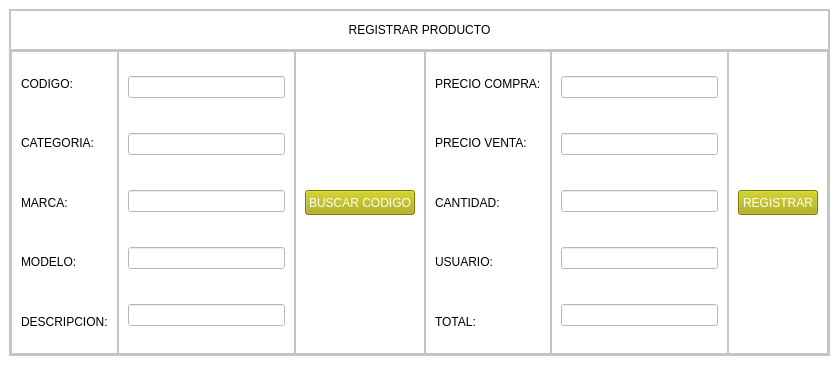
<?xml version="1.0" encoding="UTF-8"?>
<ui version="4.0">
 <class>registro_producto_window</class>
 <widget class="QMainWindow" name="registro_producto_window">
  <property name="geometry">
   <rect>
    <x>0</x>
    <y>0</y>
    <width>839</width>
    <height>365</height>
   </rect>
  </property>
  <property name="windowTitle">
   <string>MainWindow</string>
  </property>
  <property name="styleSheet">
   <string notr="true"/>
  </property>
  <widget class="QWidget" name="centralwidget">
   <property name="styleSheet">
    <string notr="true">background-color: rgb(255, 255, 255);</string>
   </property>
   <layout class="QHBoxLayout" name="horizontalLayout">
    <item>
     <widget class="QFrame" name="frame">
      <property name="frameShape">
       <enum>QFrame::StyledPanel</enum>
      </property>
      <property name="frameShadow">
       <enum>QFrame::Raised</enum>
      </property>
      <layout class="QVBoxLayout" name="verticalLayout_5">
       <property name="spacing">
        <number>0</number>
       </property>
       <property name="leftMargin">
        <number>0</number>
       </property>
       <property name="topMargin">
        <number>0</number>
       </property>
       <property name="rightMargin">
        <number>0</number>
       </property>
       <property name="bottomMargin">
        <number>0</number>
       </property>
       <item>
        <widget class="QFrame" name="frame_9">
         <property name="maximumSize">
          <size>
           <width>16777215</width>
           <height>40</height>
          </size>
         </property>
         <property name="frameShape">
          <enum>QFrame::StyledPanel</enum>
         </property>
         <property name="frameShadow">
          <enum>QFrame::Raised</enum>
         </property>
         <layout class="QHBoxLayout" name="horizontalLayout_4">
          <item>
           <widget class="QLabel" name="label_11">
            <property name="styleSheet">
             <string notr="true">font: 8pt &quot;MS Sans Serif&quot;;</string>
            </property>
            <property name="text">
             <string>REGISTRAR PRODUCTO</string>
            </property>
            <property name="alignment">
             <set>Qt::AlignCenter</set>
            </property>
           </widget>
          </item>
         </layout>
        </widget>
       </item>
       <item>
        <widget class="QFrame" name="frame_2">
         <property name="frameShape">
          <enum>QFrame::StyledPanel</enum>
         </property>
         <property name="frameShadow">
          <enum>QFrame::Raised</enum>
         </property>
         <layout class="QHBoxLayout" name="horizontalLayout_5">
          <property name="spacing">
           <number>0</number>
          </property>
          <property name="leftMargin">
           <number>0</number>
          </property>
          <property name="topMargin">
           <number>0</number>
          </property>
          <property name="rightMargin">
           <number>0</number>
          </property>
          <property name="bottomMargin">
           <number>0</number>
          </property>
          <item>
           <widget class="QFrame" name="frame_3">
            <property name="frameShape">
             <enum>QFrame::StyledPanel</enum>
            </property>
            <property name="frameShadow">
             <enum>QFrame::Raised</enum>
            </property>
            <layout class="QVBoxLayout" name="verticalLayout">
             <property name="spacing">
              <number>15</number>
             </property>
             <item>
              <widget class="QLabel" name="label">
               <property name="text">
                <string>CODIGO:</string>
               </property>
              </widget>
             </item>
             <item>
              <widget class="QLabel" name="label_2">
               <property name="text">
                <string>CATEGORIA:</string>
               </property>
              </widget>
             </item>
             <item>
              <widget class="QLabel" name="label_3">
               <property name="text">
                <string>MARCA:</string>
               </property>
              </widget>
             </item>
             <item>
              <widget class="QLabel" name="label_4">
               <property name="text">
                <string>MODELO:</string>
               </property>
              </widget>
             </item>
             <item>
              <widget class="QLabel" name="label_5">
               <property name="text">
                <string>DESCRIPCION:</string>
               </property>
              </widget>
             </item>
            </layout>
           </widget>
          </item>
          <item>
           <widget class="QFrame" name="frame_5">
            <property name="frameShape">
             <enum>QFrame::StyledPanel</enum>
            </property>
            <property name="frameShadow">
             <enum>QFrame::Raised</enum>
            </property>
            <layout class="QVBoxLayout" name="verticalLayout_3">
             <property name="spacing">
              <number>20</number>
             </property>
             <item>
              <widget class="QLineEdit" name="cod_reg"/>
             </item>
             <item>
              <widget class="QLineEdit" name="cate_reg"/>
             </item>
             <item>
              <widget class="QLineEdit" name="marca_reg"/>
             </item>
             <item>
              <widget class="QLineEdit" name="modelo_reg"/>
             </item>
             <item>
              <widget class="QLineEdit" name="desc_reg"/>
             </item>
            </layout>
           </widget>
          </item>
          <item>
           <widget class="QFrame" name="frame_7">
            <property name="frameShape">
             <enum>QFrame::StyledPanel</enum>
            </property>
            <property name="frameShadow">
             <enum>QFrame::Raised</enum>
            </property>
            <layout class="QVBoxLayout" name="verticalLayout_6">
             <item>
              <widget class="QPushButton" name="buscar_cod_reg">
               <property name="maximumSize">
                <size>
                 <width>150</width>
                 <height>25</height>
                </size>
               </property>
               <property name="styleSheet">
                <string notr="true">QPushButton {
	background-color: rgb(170, 170, 0);
		
		color: #fff;
}

QPushButton:hover {
 background-color: rgb(170, 170, 150);

}
</string>
               </property>
               <property name="text">
                <string>BUSCAR CODIGO</string>
               </property>
              </widget>
             </item>
            </layout>
           </widget>
          </item>
          <item>
           <widget class="QFrame" name="frame_4">
            <property name="frameShape">
             <enum>QFrame::StyledPanel</enum>
            </property>
            <property name="frameShadow">
             <enum>QFrame::Raised</enum>
            </property>
            <layout class="QVBoxLayout" name="verticalLayout_2">
             <property name="spacing">
              <number>15</number>
             </property>
             <item>
              <widget class="QLabel" name="label_8">
               <property name="text">
                <string>PRECIO COMPRA:</string>
               </property>
              </widget>
             </item>
             <item>
              <widget class="QLabel" name="label_7">
               <property name="text">
                <string>PRECIO VENTA:</string>
               </property>
              </widget>
             </item>
             <item>
              <widget class="QLabel" name="label_10">
               <property name="text">
                <string>CANTIDAD:</string>
               </property>
              </widget>
             </item>
             <item>
              <widget class="QLabel" name="label_6">
               <property name="text">
                <string>USUARIO:</string>
               </property>
              </widget>
             </item>
             <item>
              <widget class="QLabel" name="label_9">
               <property name="text">
                <string>TOTAL:</string>
               </property>
              </widget>
             </item>
            </layout>
           </widget>
          </item>
          <item>
           <widget class="QFrame" name="frame_6">
            <property name="frameShape">
             <enum>QFrame::StyledPanel</enum>
            </property>
            <property name="frameShadow">
             <enum>QFrame::Raised</enum>
            </property>
            <layout class="QVBoxLayout" name="verticalLayout_4">
             <property name="spacing">
              <number>20</number>
             </property>
             <item>
              <widget class="QLineEdit" name="pc_reg"/>
             </item>
             <item>
              <widget class="QLineEdit" name="pv_reg"/>
             </item>
             <item>
              <widget class="QLineEdit" name="cant_reg"/>
             </item>
             <item>
              <widget class="QLineEdit" name="usuario_reg"/>
             </item>
             <item>
              <widget class="QLineEdit" name="total_reg"/>
             </item>
            </layout>
           </widget>
          </item>
          <item>
           <widget class="QFrame" name="frame_8">
            <property name="frameShape">
             <enum>QFrame::StyledPanel</enum>
            </property>
            <property name="frameShadow">
             <enum>QFrame::Raised</enum>
            </property>
            <layout class="QHBoxLayout" name="horizontalLayout_3">
             <item>
              <widget class="QPushButton" name="registrar_reg">
               <property name="maximumSize">
                <size>
                 <width>110</width>
                 <height>25</height>
                </size>
               </property>
               <property name="styleSheet">
                <string notr="true">QPushButton {
	background-color: rgb(170, 170, 0);

		color: #fff;
}

QPushButton:hover {
 background-color: rgb(170, 170, 150);

}
</string>
               </property>
               <property name="text">
                <string>REGISTRAR</string>
               </property>
              </widget>
             </item>
            </layout>
           </widget>
          </item>
         </layout>
        </widget>
       </item>
      </layout>
     </widget>
    </item>
   </layout>
  </widget>
 </widget>
 <resources/>
 <connections/>
</ui>
